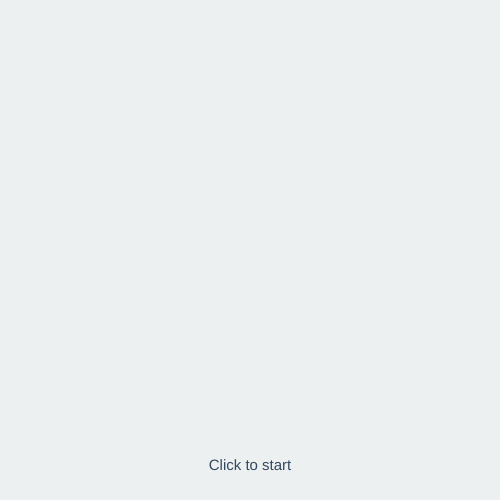
Frame 1 (no input)
Frame 60 (no input): identical to frame 1, image omitted
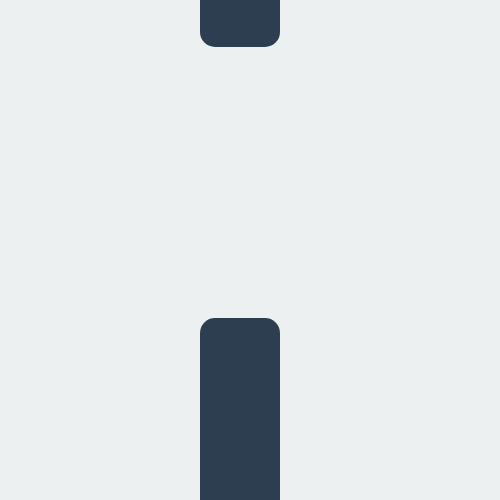
Frame 120 (the mouse pressed at the canvas centre since frame 60)

The p5.js sketch that drew these frames (run headless with seeded random() and noise() and a simulated clock; from frame 60 on, the mouse is pressed at the canvas centre):

// p5.js sketch
// ── sketch.js
// Hold Spacebar to raise ball, release to lower

var gameScreen = 0;

// gameplay settings
var gravity = 0.0;
var airfriction = 0.00000;
var friction = 0.1;
var score = 0;

// ball settings
var ballX, ballY;
var ballSpeedVert = 0;
var ballSize = 20;
var ballColor;
var health = 1;
var healthDecrease =1;

// wall settings
var wallSpeed = 5;
var wallInterval = 1000;
var lastAddTime = 0;
var minGapHeight = 200;
var maxGapHeight = 300;
var wallWidth = 80;
var wallColors;
var walls = [];

/********* SETUP BLOCK *********/

function setup() {
  createCanvas(500, 500);
  // set the initial coordinates of the ball
  ballX=width/4;
  ballY=height/5;
  smooth();
  ballColor = color(0);
  wallColors = color(44, 62, 80)
}


/********* DRAW BLOCK *********/

function draw() {
  // Display the contents of the current screen
  if (gameScreen == 0) { 
    initScreen();
  } else if (gameScreen == 1) { 
    gameplayScreen();
  } else if (gameScreen == 2) { 
    gameOverScreen();
  }
  if(keyIsDown(32)) {
    ballY += 4;
  } else if (ballY-=1){
  }
}

/********* SCREEN CONTENTS *********/

function initScreen() {
  background(236, 240, 241);
  textAlign(CENTER);
  fill(52, 73, 94);
  textSize(15); 
  text("Click to start", width/2, height-30);
}
function gameplayScreen() {
  background(236, 240, 241);
  drawBall();
  applyGravity();
  keepInScreen();
  wallAdder();
  wallHandler();
}


/********* INPUTS *********/


function mousePressed() {
  // if we are on the initial screen when clicked, start the game 
  if (gameScreen==0) { 
    startGame();
  }
  if (gameScreen==2) {
    restart();
  }
}


/********* OTHER FUNCTIONS *********/

function gameOverScreen() {
  background(44, 62, 80);
  textAlign(CENTER);
  fill(236, 240, 241);
  textSize(12);
  text("Your Score", width/2, height/2 - 120);
  textSize(130);
  text(score, width/2, height/2);
  textSize(15);
  text("Click to Restart", width/2, height-30);
}

function decreaseHealth() {
  health -= healthDecrease;
  if (health <= 0) {
    gameOver();
  }
}


// This method sets the necessery variables to start the game  
function startGame() {
  gameScreen=1;
}
function gameOver() {
  gameScreen=2;
}

function restart() {
  score = 0;

  ballX=width/4;
  ballY=height/5;
  lastAddTime = 0;
  walls = [];
  gameScreen = 1;
}

function drawBall() {
  fill(ballColor);
  ellipse(ballX, ballY, ballSize, ballSize);
}


function wallAdder() {
  if (millis()-lastAddTime > wallInterval) {
    var randHeight = round(random(minGapHeight, maxGapHeight));
    var randY = round(random(0, height-randHeight));
    // {gapWallX, gapWallY, gapWallWidth, gapWallHeight, scored}
    var randWall = [width, randY, wallWidth, randHeight, 0]; 
    walls.push(randWall);
    lastAddTime = millis();
  }
}
function wallHandler() {
  for (var i = 0; i < walls.length; i++) {
    wallRemover(i);
    wallMover(i);
    wallDrawer(i);
    watchWallCollision(i);
  }
}
function wallDrawer(index) {
  var wall = walls[index];
  // get gap wall settings 
  var gapWallX = wall[0];
  var gapWallY = wall[1];
  var gapWallWidth = wall[2];
  var gapWallHeight = wall[3];
  
  // draw actual walls
  rectMode(CORNER); 
  noStroke();
  strokeCap(ROUND);
  fill(wallColors);
  rect(gapWallX, 0, gapWallWidth, gapWallY, 0, 0, 15, 15);
  rect(gapWallX, gapWallY+gapWallHeight, gapWallWidth, height-(gapWallY+gapWallHeight), 15, 15, 0, 0);
}
function wallMover(index) {
  var wall = walls[index];
  wall[0] -= wallSpeed;
}
function wallRemover(index) {
  var wall = walls[index];
  if (wall[0]+wall[2] <= 0) {
    walls.splice(index, 1);
  }
}

function watchWallCollision(index) {
  var wall = walls[index];
  // get gap wall settings 
  var gapWallX = wall[0];
  var gapWallY = wall[1];
  var gapWallWidth = wall[2];
  var gapWallHeight = wall[3];
  var wallScored = wall[4];
  var wallTopX = gapWallX;
  var wallTopY = 0;
  var wallTopWidth = gapWallWidth;
  var wallTopHeight = gapWallY;
  var wallBottomX = gapWallX;
  var wallBottomY = gapWallY+gapWallHeight;
  var wallBottomWidth = gapWallWidth;
  var wallBottomHeight = height-(gapWallY+gapWallHeight);
// If ball touches a wall, game over
if (
  (ballX+(ballSize/2)>wallTopX) &&
  (ballX-(ballSize/2)<wallTopX+wallTopWidth) &&
  (ballY+(ballSize/2)>wallTopY) &&
  (ballY-(ballSize/2)<wallTopY+wallTopHeight)
  ) {
  decreaseHealth();
}
if (
  (ballX+(ballSize/2)>wallBottomX) &&
  (ballX-(ballSize/2)<wallBottomX+wallBottomWidth) &&
  (ballY+(ballSize/2)>wallBottomY) &&
  (ballY-(ballSize/2)<wallBottomY+wallBottomHeight)
  ) {
  decreaseHealth();
  }
}
  



function applyGravity() {
  ballSpeedVert += gravity;
  ballY += ballSpeedVert;
  ballSpeedVert -= (ballSpeedVert * airfriction);
}
// ball falls and hits the floor (or other surface) 
function makeBounceBottom(surface) {
  ballY = surface-(ballSize/2);
  ballSpeedVert*=-1;
  ballSpeedVert -= (ballSpeedVert * friction);
}
// ball rises and hits the ceiling (or other surface)
function makeBounceTop(surface) {
  ballY = surface+(ballSize/2);
  ballSpeedVert*=-1;
  ballSpeedVert -= (ballSpeedVert * friction);
}

// keep ball in the screen
function keepInScreen() {
  // ball hits floor
  if (ballY+(ballSize/2) > height) { 
    makeBounceBottom(height);
  }
}
// ── Game_1_Demo.js
// Hold Spacebar to lower ball, release to raise.

var gameScreen = 0;

// gameplay settings
var gravity = 0.0;
var airfriction = 0.00000;
var friction = 0.1;
var score = 0;

// ball settings
var ballX, ballY;
var ballSpeedVert = 0;
var ballSize = 20;
var ballColor;
var health = 1;
var healthDecrease =1;

// wall settings
var wallSpeed = 5;
var wallInterval = 1000;
var lastAddTime = 0;
var minGapHeight = 200;
var maxGapHeight = 300;
var wallWidth = 80;
var wallColors;
var walls = [];

/********* SETUP BLOCK *********/

function setup() {
  createCanvas(500, 500);
  frameRate(60);
  // set the initial coordinates of the ball
  ballX=width/4;
  ballY=height/5;
  smooth();
  ballColor = color(0);
  wallColors = color(44, 62, 80)
}


/********* DRAW BLOCK *********/

function draw() {
  // Display the contents of the current screen
  if (gameScreen == 0) { 
    initScreen();
  } else if (gameScreen == 1) { 
    gameplayScreen();
  } else if (gameScreen == 2) { 
    gameOverScreen();
  }
  if(keyIsDown(32)) {
    ballY += 4;
  } else if (ballY-=1){
  }
}

/********* SCREEN CONTENTS *********/

function initScreen() {
  background(236, 240, 241);
  textAlign(CENTER);
  fill(52, 73, 94);
  textSize(15); 
  text("Click to start", width/2, height-30);
}
function gameplayScreen() {
  background(236, 240, 241);
  drawBall();
  applyGravity();
  keepInScreen();
  wallAdder();
  wallHandler();
}


/********* INPUTS *********/


function mousePressed() {
  // if we are on the initial screen when clicked, start the game 
  if (gameScreen==0) { 
    startGame();
  }
  if (gameScreen==2) {
    restart();
  }
}


/********* OTHER FUNCTIONS *********/

function gameOverScreen() {
  background(44, 62, 80);
  textAlign(CENTER);
  fill(236, 240, 241);
  textSize(12);
  text("Your Score", width/2, height/2 - 120);
  textSize(130);
  text(score, width/2, height/2);
  textSize(15);
  text("Click to Restart", width/2, height-30);
}

function decreaseHealth() {
  health -= healthDecrease;
  if (health <= 0) {
    gameOver();
  }
}


// This method sets the necessery variables to start the game  
function startGame() {
  gameScreen=1;
}
function gameOver() {
  gameScreen=2;
}

function restart() {
  score = 0;

  ballX=width/4;
  ballY=height/5;
  lastAddTime = 0;
  walls = [];
  gameScreen = 1;
}

function drawBall() {
  fill(ballColor);
  ellipse(ballX, ballY, ballSize, ballSize);
}


function wallAdder() {
  if (millis()-lastAddTime > wallInterval) {
    var randHeight = round(random(minGapHeight, maxGapHeight));
    var randY = round(random(0, height-randHeight));
    // {gapWallX, gapWallY, gapWallWidth, gapWallHeight, scored}
    var randWall = [width, randY, wallWidth, randHeight, 0]; 
    walls.push(randWall);
    lastAddTime = millis();
  }
}
function wallHandler() {
  for (var i = 0; i < walls.length; i++) {
    wallRemover(i);
    wallMover(i);
    wallDrawer(i);
    watchWallCollision(i);
  }
}
function wallDrawer(index) {
  var wall = walls[index];
  // get gap wall settings 
  var gapWallX = wall[0];
  var gapWallY = wall[1];
  var gapWallWidth = wall[2];
  var gapWallHeight = wall[3];
  
  // draw actual walls
  rectMode(CORNER); 
  noStroke();
  strokeCap(ROUND);
  fill(wallColors);
  rect(gapWallX, 0, gapWallWidth, gapWallY, 0, 0, 15, 15);
  rect(gapWallX, gapWallY+gapWallHeight, gapWallWidth, height-(gapWallY+gapWallHeight), 15, 15, 0, 0);
}
function wallMover(index) {
  var wall = walls[index];
  wall[0] -= wallSpeed;
}
function wallRemover(index) {
  var wall = walls[index];
  if (wall[0]+wall[2] <= 0) {
    walls.splice(index, 1);
  }
}

function watchWallCollision(index) {
  var wall = walls[index];
  // get gap wall settings 
  var gapWallX = wall[0];
  var gapWallY = wall[1];
  var gapWallWidth = wall[2];
  var gapWallHeight = wall[3];
  var wallScored = wall[4];
  var wallTopX = gapWallX;
  var wallTopY = 0;
  var wallTopWidth = gapWallWidth;
  var wallTopHeight = gapWallY;
  var wallBottomX = gapWallX;
  var wallBottomY = gapWallY+gapWallHeight;
  var wallBottomWidth = gapWallWidth;
  var wallBottomHeight = height-(gapWallY+gapWallHeight);
// If ball touches a wall, game over
if (
  (ballX+(ballSize/2)>wallTopX) &&
  (ballX-(ballSize/2)<wallTopX+wallTopWidth) &&
  (ballY+(ballSize/2)>wallTopY) &&
  (ballY-(ballSize/2)<wallTopY+wallTopHeight)
  ) {
  decreaseHealth();
}
if (
  (ballX+(ballSize/2)>wallBottomX) &&
  (ballX-(ballSize/2)<wallBottomX+wallBottomWidth) &&
  (ballY+(ballSize/2)>wallBottomY) &&
  (ballY-(ballSize/2)<wallBottomY+wallBottomHeight)
  ) {
  decreaseHealth();
  }
}
  



function applyGravity() {
  ballSpeedVert += gravity;
  ballY += ballSpeedVert;
  ballSpeedVert -= (ballSpeedVert * airfriction);
}
// ball falls and hits the floor (or other surface) 
function makeBounceBottom(surface) {
  ballY = surface-(ballSize/2);
  ballSpeedVert*=-1;
  ballSpeedVert -= (ballSpeedVert * friction);
}
// ball rises and hits the ceiling (or other surface)
function makeBounceTop(surface) {
  ballY = surface+(ballSize/2);
  ballSpeedVert*=-1;
  ballSpeedVert -= (ballSpeedVert * friction);
}

// keep ball in the screen
function keepInScreen() {
  // ball hits floor
  if (ballY+(ballSize/2) > height) { 
    makeBounceBottom(height);
  }
}
